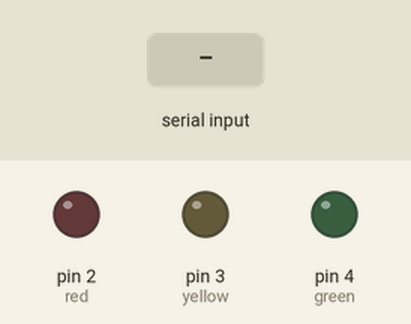
Simulated run of this sketch. Board: Arduino Uno, built with avr-gcc and run on an emulated ATmega328P. On the bench: output pins drawn as LEDs (lit = HIGH). Inputs (shaded band) come from the test bench.

Above: at 1.2 s.
1.3 s: "RED" received over Serial
At 2.6 s:
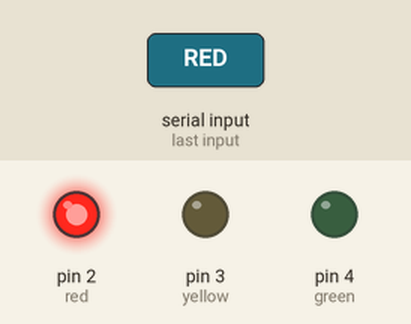
3.8 s: "YELLOW" received over Serial
At 5.8 s:
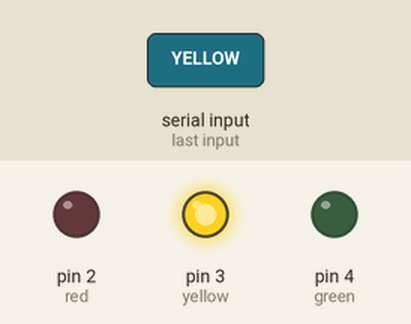
6.3 s: "GREEN" received over Serial
At 7.6 s:
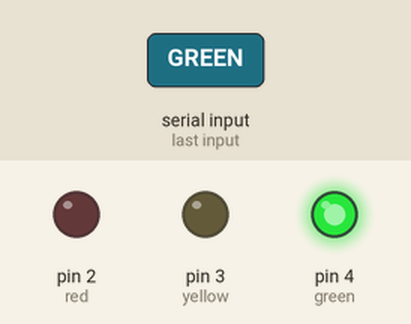
Timing chart, 0 to 9.3 s (numbered marks = the images above; inputs shaded):
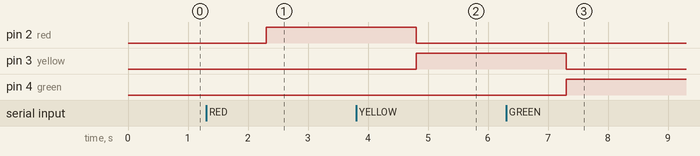

The sketch:

traffic_light_arduino.ino
```cpp
const int red=2;
const int yellow=3;
const int green=4;
String st;
void setup() {
  // put your setup code here, to run once:
pinMode(red,OUTPUT);
pinMode(yellow,OUTPUT);
pinMode(green,OUTPUT);
Serial.begin(9600);
}

void loop() {
  // put your main code here, to run repeatedly:
if(Serial.available())
{
  st=Serial.readString();
}
if(st=="RED")
{
  digitalWrite(red,HIGH);
  digitalWrite(yellow,LOW);
  digitalWrite(green,LOW);
}
else if(st=="YELLOW")
{
  digitalWrite(red,LOW);
  digitalWrite(yellow,HIGH);
  digitalWrite(green,LOW);
}
else if(st=="GREEN")
{
  digitalWrite(red,LOW);
  digitalWrite(yellow,LOW);
  digitalWrite(green,HIGH);
}
}
```

Measured:
- after the input at 1.3 s, pin 2 (red): LOW → HIGH after 1.0 s
- after the input at 3.8 s, pin 2 (red): HIGH → LOW after 1.0 s; pin 3 (yellow): LOW → HIGH after 1.0 s
- after the input at 6.3 s, pin 3 (yellow): HIGH → LOW after 1.0 s; pin 4 (green): LOW → HIGH after 1.0 s
